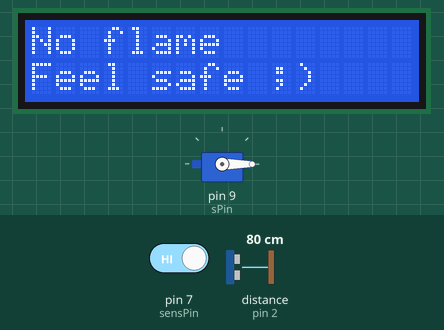
Bench run of a sketch on a simulated Arduino Uno, built with avr-gcc and run on an emulated ATmega328P. Parts: servo, 16×2 character LCD. Inputs (shaded band) come from the test bench; at power-on: distance to the obstacle (sensor on pin 2) 80 cm, pin 7 (sensPin) HIGH. The echo pulse lasts 58.3 µs per cm; what the sketch prints to the serial monitor is not drawn.

Above: at 2.7 s.
2.8 s: distance to the obstacle (sensor on pin 2) set to 32 cm
4.3 s: distance to the obstacle (sensor on pin 2) set to 26 cm
At 5.0 s:
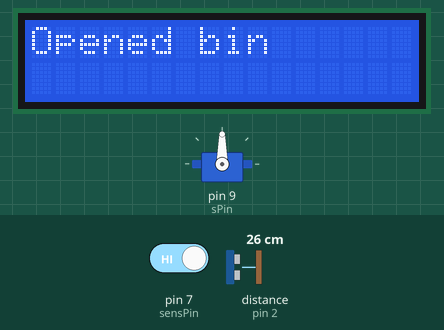
5.8 s: distance to the obstacle (sensor on pin 2) set to 35 cm
At 8.73 s:
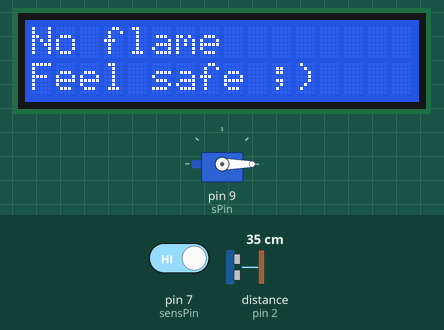
8.8 s: pin 7 (sensPin) driven LOW
At 9.6 s:
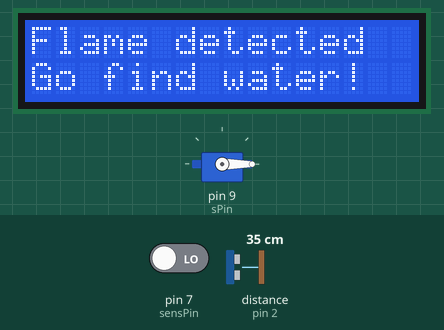
10.4 s: pin 7 (sensPin) driven HIGH
At 11.9 s:
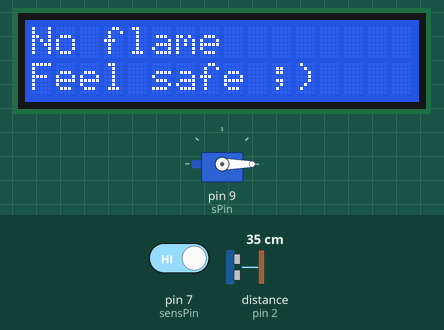
Timing chart, 0 to 12.9 s (numbered marks = the images above; inputs shaded):
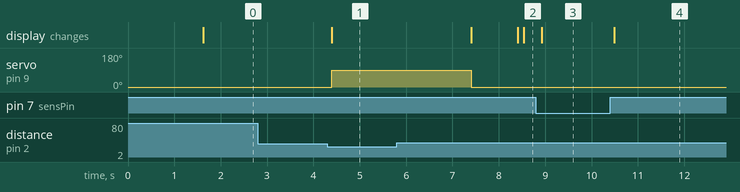

The sketch:

thung_rac.ino
```cpp
#include <Ultrasonic.h>
#include <Servo.h>
#include <LiquidCrystal_I2C.h>
#include <Wire.h>
LiquidCrystal_I2C lcd(0x27, 16, 2);
int trigPin = 3;
int echoPin = 2;
int sensPin = 7;
int distance = 0;
int sPin = 9;
Ultrasonic us(trigPin, echoPin);
Servo aso;
void setup() {
  pinMode(sensPin, INPUT);
  Serial.begin(9600);
  aso.attach(sPin);
  aso.write(0);
  lcd.init();
  lcd.backlight();
  lcd.setCursor(0,0);
  lcd.print("Smart trash bin");
  lcd.setCursor(2,1);
  lcd.print("Fire sensor");
  delay(1500);
  lcd.clear();
}

void loop() {
  distance = us.read();
  aso.write(0);
  Serial.println(distance);

  if (digitalRead(sensPin) == LOW) {
    lcd.setCursor(0,0);
    lcd.print("Flame detected");
    lcd.setCursor(0,1);
    lcd.print("Go find water!");
  }
  else {
    lcd.setCursor(0,0);
    lcd.print("No flame      ");
    lcd.setCursor(0,1);
    lcd.print("Feel safe ;)  ");
  }

  if (distance < 30) {
    lcd.clear();
    aso.write(90);
    lcd.setCursor(0,0);
    lcd.print("Opened bin");
    delay(3000);
    lcd.setCursor(0,0);
    lcd.print("Closed bin");
    aso.write(0);
    delay(1000);
    lcd.clear();
  }
  delay(100);
}
```

Measured:
- the behaviour switches between 30 and 29 cm on distance to the obstacle (sensor on pin 2) (found by bisection; images 0 and 1)
- after the input at 2.8 s, every drawn part: stays the same
- after the input at 4.3 s, servo on pin 9 (sPin): 0° → 90° after 0.09 s; the display: changes after 0.09 s (image 1)
- after the input at 5.8 s, the display: first differs from a run without the input after 2.7 s (image 2)
- after the input at 8.8 s, the display: changes after 0.13 s (image 3)
- after the input at 10.4 s, the display: changes after 0.09 s (image 4)
